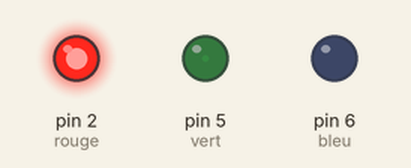
A sketch run on a simulated Arduino Uno, built with avr-gcc and run on an emulated ATmega328P. Parts: output pins drawn as LEDs (lit = HIGH).

Above: at 0.15 s.
At 4.95 s:
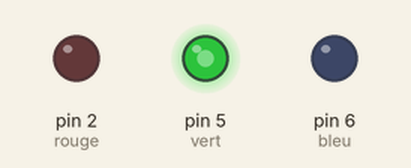
At 10.06 s:
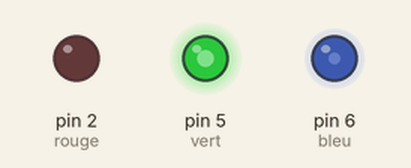
At 19.97 s:
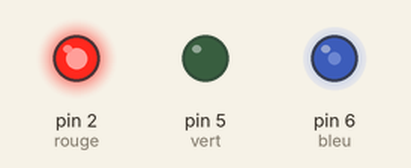
At 29.88 s:
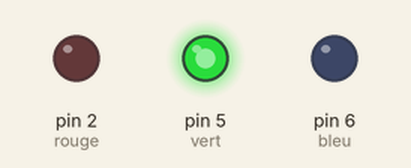
At 39.79 s:
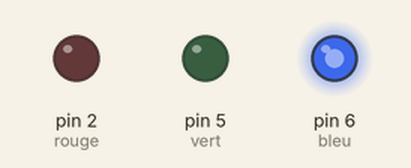
Timing chart, 0 to 40.0 s (numbered marks = the images above):
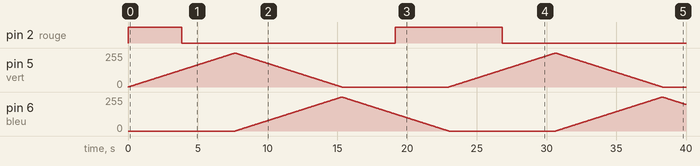

Measured:
- by itself, pin 2 (rouge): LOW → HIGH at 0.00 s, → LOW 3.8 s later, → HIGH 15.3 s later, → LOW 7.7 s later

The sketch:

FonduEnchaineRGB.pde
```cpp
/**
 * Effet de variation sur trois couleurs
 *
 * On utilise des rubans de leds pilotés par PWM
 */

int rouge = 2;
int vert = 5;
int bleu = 6;

long index = 0;

void setup()
{

}

void loop()
{
  if (index <= 255)
  {
    analogWrite(rouge,255-index);
    analogWrite(vert,index);
    analogWrite(bleu,0);
  }
  else if (index <= 510) {
    analogWrite(rouge,0);
    analogWrite(vert,510-index);
    analogWrite(bleu,index-255);
  }
  else if (index <= 764) {
    analogWrite(rouge,index-510);
    analogWrite(vert,0);
    analogWrite(bleu,765-index);
  }
  index++;
  if (index >= 765) {
    index = 0;
  }
  delay(30);
}
```
